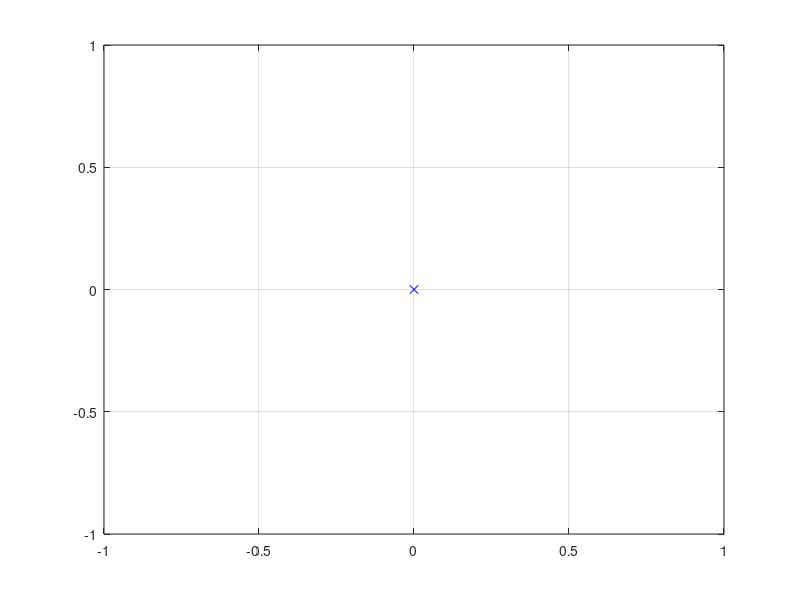

Recreate this plot in MATLAB. (Note: this script raises an error after producing the figure.)
clc; close all; clear all;
%%
c=0; l=0.05; L=0.05; 
r=0.02; vx=0.15;
k=0.1; beta=2*l*(1-sign(vx)); ki=0.25;
%%
% initialize variables
start = [0 0 0]; goal = [0 0.5 0];
state.current = [0 0 0]; state.past = [0 0 0]; 
r = 0.06; L = 0.6; dt = 1/15;

% default fixed figure
figure();
plot(0,0,'xb'); grid on; hold on;
xlim([-1 1]); ylim([-1 1]);

% test short simulation
for i=1:150
%     alpha = goal(3) - pose(3);
%     beta = sqrt((goal(1) - pose(1))^2 + (goal(2) - pose(2))^2);
%     [v, w] = DifferentialDriveControl(alpha, beta);
%     [vr, vl] = DifferentialWheelControl(v, w, r, L);
%     [xdot, ydot, thetadot] = DifferentialDriveModel(vr, vl, w, r, L);
%     pose(1) = pose(1) + xdot * dt;
%     pose(2) = pose(2) + ydot * dt;
%     pose(3) = pose(3) + thetadot * dt;
%     plot(pose(1),pose(2),'b.');
%     drawnow;
    %Vec2D(pose(1),pose(2),pose(3),abs(v));
    
    %alpha = -(state.current(3) - state.past(3))/dt + ;
    beta = sqrt((goal(1) - state.current(1))^2 + (goal(2) - state.current(2))^2);
    [v, w] = DifferentialDriveControl(alpha, beta);
    [vr, vl] = DifferentialWheelControl(v, w, r, L);
    statedot = inverseDifferentialKinematics(vr, vl, state.current(3), r, L);
    
    % state update
    state.past = state.current;
    state.current = state.past + dt * [statedot.x statedot.y statedot.theta];
    
    plot(state.current(1), state.current(2), 'b.');
    drawnow;
    disp(rad2deg(state.current(3)));
end

% input: right/left wheel velocity, heading angle, wheel radius, wheel
% distance
% output: state dot
function statedot = inverseDifferentialKinematics(vr, vl, theta, R, L)
statedot.x = R/2 * (vr+vl)*cos(theta);
statedot.y = R/2 * (vr+vl)*sin(theta);
statedot.theta = R/L * (vr-vl);
end

% input: velocity, angular velocity, wheel radius, wheel distance
% output: right wheel velocity, left wheel velocity
function [vr, vl] = DifferentialWheelControl(v, w, R, L)
vr = (2*v + w*L)/(2*R);
vl = (2*v - w*L)/(2*R);
end

function [v, w] = DifferentialDriveControl(alpha, beta)
% tuning value
Kp = 0.5;
Ka = 0.5;
v = Kp*beta*cos(alpha);
w = Kp*sin(alpha)*cos(alpha) + Ka*alpha;
end

function Vec2D(x,y,theta,size)
xu = 0:0.1:1; xu = x + xu*cos(theta); xu = xu*size;
yu = 0:0.1:1; yu = y + yu*sin(theta); yu = yu*size;
p1=plot(xu, yu, 'g-');
p2=plot(xu(end), yu(end), 'r*','MarkerSize',8);
p3=plot(xu(1), yu(1), 'b.','MarkerSize',11);
drawnow;
delete(p1); delete(p2);
end